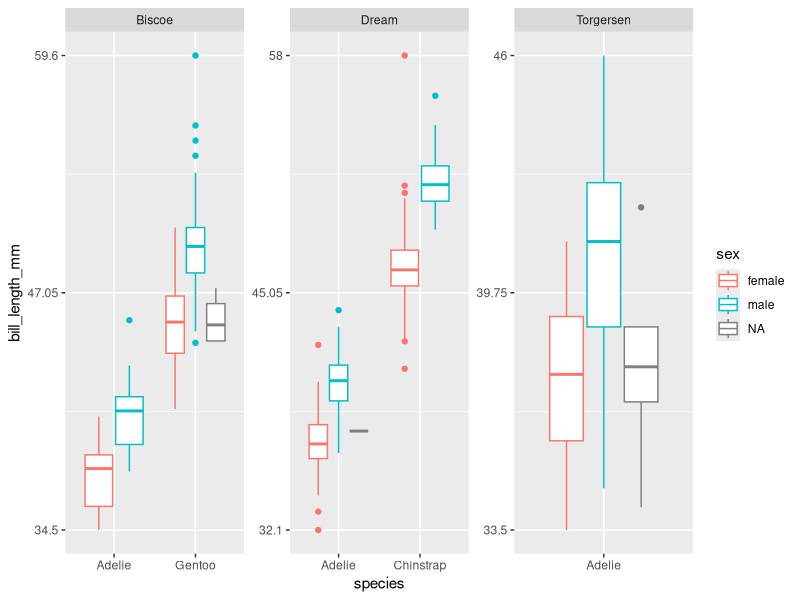

Reproduce this figure in R.
require(ggplot2)
require(grid)
install.packages("palmerpenguins")
library(palmerpenguins)
data(package = 'palmerpenguins')
head(penguins)

# https://stackoverflow.com/questions/28436855/change-the-number-of-breaks-using-facet-grid-in-ggplot2
# defining the breaks function, 
# s is the scaling factor (cf. multiplicative expand)
equal_breaks <- function(n = 3, s = 0.05, ...){
  function(x){
    # rescaling
    d <- s * diff(range(x)) / (1 + 2 * s)
    round(seq(min(x) + d, max(x) - d, length = n), 2)
  }
}

ggplot2::ggplot(penguins, ggplot2::aes(x = species, y = bill_length_mm, color = sex)) +
  ggplot2::geom_boxplot() +
  ggplot2::facet_wrap(~ island, scales = "free") +
  ggplot2::scale_y_continuous(
    # Set exactly 3 breaks
    breaks = equal_breaks(n = 3, s = 0.05),
    # use same s as first expand argument, 
    # second expand argument should be 0
    expand = c(0.05, 0),
    # Remove unnecessary 0 to the right of the decimal
    labels = function(x) sapply(x, FUN = function(i) format(x = i, nsmall = 0)))
